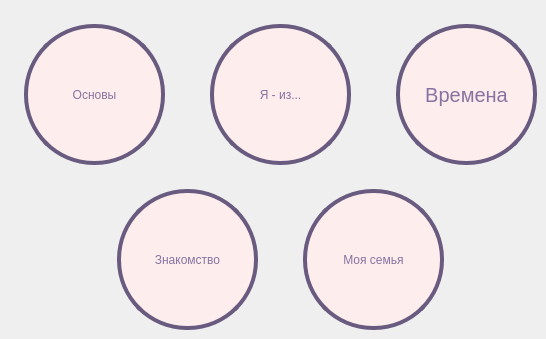
      <widget class="QWidget" name="page_24">
       <widget class="QPushButton" name="pushButton_8">
        <property name="geometry">
         <rect>
          <x>24</x>
          <y>24</y>
          <width>141</width>
          <height>141</height>
         </rect>
        </property>
        <property name="styleSheet">
         <string notr="true">font: 15pt &quot;MS Shell Dlg 2&quot;;
color: rgb(134,115,161);
background-color: rgb(253,237,237);
border-radius: 70px; 
border: 4px solid rgb(105, 90, 127);
</string>
        </property>
        <property name="text">
         <string>Основы</string>
        </property>
        <property name="iconSize">
         <size>
          <width>80</width>
          <height>80</height>
         </size>
        </property>
        <property name="autoRepeat">
         <bool>true</bool>
        </property>
        <property name="autoExclusive">
         <bool>true</bool>
        </property>
        <property name="autoRepeatDelay">
         <number>5</number>
        </property>
        <property name="autoRepeatInterval">
         <number>5</number>
        </property>
       </widget>
       <widget class="QPushButton" name="pushButton_7">
        <property name="geometry">
         <rect>
          <x>210</x>
          <y>24</y>
          <width>141</width>
          <height>141</height>
         </rect>
        </property>
        <property name="styleSheet">
         <string notr="true">font: 15pt &quot;MS Shell Dlg 2&quot;;
color: rgb(134,115,161);
background-color: rgb(253,237,237);
border-radius: 70px; 
border: 4px solid rgb(105, 90, 127);

</string>
        </property>
        <property name="text">
         <string>Я - из...</string>
        </property>
        <property name="iconSize">
         <size>
          <width>80</width>
          <height>80</height>
         </size>
        </property>
        <property name="autoRepeat">
         <bool>true</bool>
        </property>
        <property name="autoExclusive">
         <bool>true</bool>
        </property>
        <property name="autoRepeatDelay">
         <number>5</number>
        </property>
        <property name="autoRepeatInterval">
         <number>5</number>
        </property>
       </widget>
       <widget class="QPushButton" name="pushButton_9">
        <property name="geometry">
         <rect>
          <x>396</x>
          <y>24</y>
          <width>141</width>
          <height>141</height>
         </rect>
        </property>
        <property name="font">
         <font>
          <family>MS Shell Dlg 2</family>
          <pointsize>15</pointsize>
          <weight>50</weight>
          <italic>false</italic>
          <bold>false</bold>
         </font>
        </property>
        <property name="styleSheet">
         <string notr="true">font: 15pt &quot;MS Shell Dlg 2&quot;;
color: rgb(134,115,161);
background-color: rgb(253,237,237);
border-radius: 70px; 
border: 4px solid rgb(105, 90, 127);
</string>
        </property>
        <property name="text">
         <string>Времена</string>
        </property>
        <property name="iconSize">
         <size>
          <width>80</width>
          <height>80</height>
         </size>
        </property>
        <property name="autoRepeat">
         <bool>true</bool>
        </property>
        <property name="autoExclusive">
         <bool>true</bool>
        </property>
        <property name="autoRepeatDelay">
         <number>5</number>
        </property>
        <property name="autoRepeatInterval">
         <number>5</number>
        </property>
       </widget>
       <widget class="QPushButton" name="pushButton_41">
        <property name="geometry">
         <rect>
          <x>117</x>
          <y>189</y>
          <width>141</width>
          <height>141</height>
         </rect>
        </property>
        <property name="styleSheet">
         <string notr="true">font: 15pt &quot;MS Shell Dlg 2&quot;;
color: rgb(134,115,161);
background-color: rgb(253,237,237);
border-radius: 70px; 
border: 4px solid rgb(105, 90, 127);
</string>
        </property>
        <property name="text">
         <string>Знакомство</string>
        </property>
        <property name="iconSize">
         <size>
          <width>80</width>
          <height>80</height>
         </size>
        </property>
        <property name="autoRepeat">
         <bool>true</bool>
        </property>
        <property name="autoExclusive">
         <bool>true</bool>
        </property>
        <property name="autoRepeatDelay">
         <number>5</number>
        </property>
        <property name="autoRepeatInterval">
         <number>5</number>
        </property>
       </widget>
       <widget class="QPushButton" name="pushButton_42">
        <property name="geometry">
         <rect>
          <x>303</x>
          <y>189</y>
          <width>141</width>
          <height>141</height>
         </rect>
        </property>
        <property name="styleSheet">
         <string notr="true">font: 15pt &quot;MS Shell Dlg 2&quot;;
color: rgb(134,115,161);
background-color: rgb(253,237,237);
border-radius: 70px; 
border: 4px solid rgb(105, 90, 127);
</string>
        </property>
        <property name="text">
         <string>Моя семья</string>
        </property>
        <property name="iconSize">
         <size>
          <width>80</width>
          <height>80</height>
         </size>
        </property>
        <property name="autoRepeat">
         <bool>true</bool>
        </property>
        <property name="autoExclusive">
         <bool>true</bool>
        </property>
        <property name="autoRepeatDelay">
         <number>5</number>
        </property>
        <property name="autoRepeatInterval">
         <number>5</number>
        </property>
       </widget>
      </widget>
